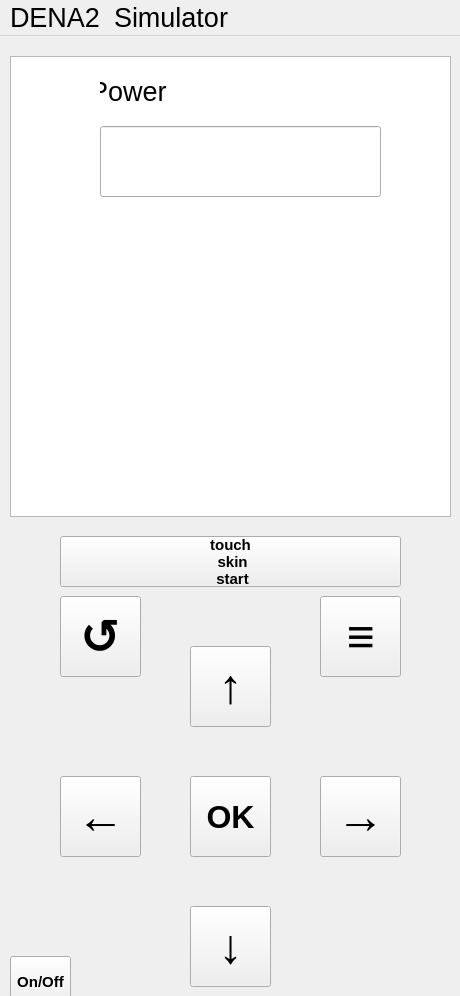
<?xml version="1.0" encoding="UTF-8"?>
<ui version="4.0">
 <class>DenaSimulator</class>
 <widget class="QMainWindow" name="DenaSimulator">
  <property name="geometry">
   <rect>
    <x>0</x>
    <y>0</y>
    <width>460</width>
    <height>996</height>
   </rect>
  </property>
  <property name="font">
   <font>
    <pointsize>20</pointsize>
   </font>
  </property>
  <property name="windowTitle">
   <string>DenaSimulator</string>
  </property>
  <widget class="QWidget" name="centralwidget">
   <widget class="QPushButton" name="downButton">
    <property name="geometry">
     <rect>
      <x>190</x>
      <y>870</y>
      <width>81</width>
      <height>81</height>
     </rect>
    </property>
    <property name="font">
     <font>
      <pointsize>36</pointsize>
      <weight>75</weight>
      <bold>true</bold>
     </font>
    </property>
    <property name="cursor">
     <cursorShape>PointingHandCursor</cursorShape>
    </property>
    <property name="toolTip">
     <string>Down</string>
    </property>
    <property name="text">
     <string>↓</string>
    </property>
   </widget>
   <widget class="QPushButton" name="rightButton">
    <property name="geometry">
     <rect>
      <x>320</x>
      <y>740</y>
      <width>81</width>
      <height>81</height>
     </rect>
    </property>
    <property name="font">
     <font>
      <pointsize>36</pointsize>
      <weight>75</weight>
      <bold>true</bold>
     </font>
    </property>
    <property name="cursor">
     <cursorShape>PointingHandCursor</cursorShape>
    </property>
    <property name="toolTip">
     <string>RIght</string>
    </property>
    <property name="text">
     <string>→</string>
    </property>
   </widget>
   <widget class="QPushButton" name="upButton">
    <property name="geometry">
     <rect>
      <x>190</x>
      <y>610</y>
      <width>81</width>
      <height>81</height>
     </rect>
    </property>
    <property name="font">
     <font>
      <pointsize>36</pointsize>
      <weight>75</weight>
      <bold>true</bold>
     </font>
    </property>
    <property name="cursor">
     <cursorShape>PointingHandCursor</cursorShape>
    </property>
    <property name="toolTip">
     <string>Up</string>
    </property>
    <property name="text">
     <string>↑</string>
    </property>
   </widget>
   <widget class="QTableView" name="mainMenu">
    <property name="geometry">
     <rect>
      <x>10</x>
      <y>20</y>
      <width>441</width>
      <height>461</height>
     </rect>
    </property>
   </widget>
   <widget class="QPushButton" name="leftButton">
    <property name="geometry">
     <rect>
      <x>60</x>
      <y>740</y>
      <width>81</width>
      <height>81</height>
     </rect>
    </property>
    <property name="font">
     <font>
      <pointsize>36</pointsize>
      <weight>75</weight>
      <bold>true</bold>
     </font>
    </property>
    <property name="cursor">
     <cursorShape>PointingHandCursor</cursorShape>
    </property>
    <property name="toolTip">
     <string>Left</string>
    </property>
    <property name="text">
     <string>←</string>
    </property>
   </widget>
   <widget class="QPushButton" name="confirmButton">
    <property name="geometry">
     <rect>
      <x>190</x>
      <y>740</y>
      <width>81</width>
      <height>81</height>
     </rect>
    </property>
    <property name="font">
     <font>
      <pointsize>24</pointsize>
      <weight>75</weight>
      <bold>true</bold>
     </font>
    </property>
    <property name="cursor">
     <cursorShape>PointingHandCursor</cursorShape>
    </property>
    <property name="text">
     <string>OK</string>
    </property>
   </widget>
   <widget class="QPushButton" name="powerButton">
    <property name="geometry">
     <rect>
      <x>10</x>
      <y>920</y>
      <width>61</width>
      <height>51</height>
     </rect>
    </property>
    <property name="font">
     <font>
      <pointsize>11</pointsize>
      <weight>75</weight>
      <bold>true</bold>
     </font>
    </property>
    <property name="cursor">
     <cursorShape>PointingHandCursor</cursorShape>
    </property>
    <property name="toolTip">
     <string>Power</string>
    </property>
    <property name="text">
     <string>On/Off</string>
    </property>
   </widget>
   <widget class="QPushButton" name="returnButton">
    <property name="geometry">
     <rect>
      <x>60</x>
      <y>560</y>
      <width>81</width>
      <height>81</height>
     </rect>
    </property>
    <property name="font">
     <font>
      <pointsize>36</pointsize>
      <weight>75</weight>
      <bold>true</bold>
     </font>
    </property>
    <property name="cursor">
     <cursorShape>PointingHandCursor</cursorShape>
    </property>
    <property name="toolTip">
     <string>Return</string>
    </property>
    <property name="text">
     <string>↺</string>
    </property>
   </widget>
   <widget class="QPushButton" name="mainMenuButton">
    <property name="geometry">
     <rect>
      <x>320</x>
      <y>560</y>
      <width>81</width>
      <height>81</height>
     </rect>
    </property>
    <property name="font">
     <font>
      <pointsize>36</pointsize>
      <weight>75</weight>
      <bold>true</bold>
     </font>
    </property>
    <property name="cursor">
     <cursorShape>PointingHandCursor</cursorShape>
    </property>
    <property name="toolTip">
     <string>Options</string>
    </property>
    <property name="text">
     <string>≡</string>
    </property>
   </widget>
   <widget class="QTableView" name="settingsMenu">
    <property name="geometry">
     <rect>
      <x>10</x>
      <y>20</y>
      <width>441</width>
      <height>461</height>
     </rect>
    </property>
   </widget>
   <widget class="QTableView" name="freqMenu">
    <property name="geometry">
     <rect>
      <x>10</x>
      <y>20</y>
      <width>441</width>
      <height>461</height>
     </rect>
    </property>
   </widget>
   <widget class="QWidget" name="powerWidget" native="true">
    <property name="geometry">
     <rect>
      <x>100</x>
      <y>20</y>
      <width>281</width>
      <height>141</height>
     </rect>
    </property>
    <widget class="QLineEdit" name="powerLine">
     <property name="geometry">
      <rect>
       <x>0</x>
       <y>70</y>
       <width>281</width>
       <height>71</height>
      </rect>
     </property>
    </widget>
    <widget class="QLabel" name="powerLabel">
     <property name="geometry">
      <rect>
       <x>-10</x>
       <y>0</y>
       <width>281</width>
       <height>71</height>
      </rect>
     </property>
     <property name="text">
      <string>Power</string>
     </property>
    </widget>
    <zorder>powerLine</zorder>
    <zorder>powerLabel</zorder>
    <zorder>treatmentWidget</zorder>
   </widget>
   <widget class="QTableView" name="programMenu">
    <property name="geometry">
     <rect>
      <x>10</x>
      <y>20</y>
      <width>441</width>
      <height>461</height>
     </rect>
    </property>
   </widget>
   <widget class="QWidget" name="treatmentWidget" native="true">
    <property name="geometry">
     <rect>
      <x>90</x>
      <y>20</y>
      <width>281</width>
      <height>141</height>
     </rect>
    </property>
    <widget class="QLabel" name="counterLabel">
     <property name="geometry">
      <rect>
       <x>10</x>
       <y>0</y>
       <width>281</width>
       <height>71</height>
      </rect>
     </property>
     <property name="text">
      <string>Treatement</string>
     </property>
    </widget>
    <widget class="QLineEdit" name="timerText">
     <property name="geometry">
      <rect>
       <x>-20</x>
       <y>70</y>
       <width>321</width>
       <height>81</height>
      </rect>
     </property>
     <property name="text">
      <string/>
     </property>
    </widget>
   </widget>
   <widget class="QPushButton" name="touchSkinButton">
    <property name="geometry">
     <rect>
      <x>60</x>
      <y>500</y>
      <width>341</width>
      <height>51</height>
     </rect>
    </property>
    <property name="font">
     <font>
      <pointsize>11</pointsize>
      <weight>75</weight>
      <bold>true</bold>
     </font>
    </property>
    <property name="cursor">
     <cursorShape>OpenHandCursor</cursorShape>
    </property>
    <property name="toolTip">
     <string>Sensor</string>
    </property>
    <property name="text">
     <string>touch 
 skin 
 start</string>
    </property>
   </widget>
   <widget class="QTableView" name="languageMenu">
    <property name="geometry">
     <rect>
      <x>10</x>
      <y>20</y>
      <width>441</width>
      <height>461</height>
     </rect>
    </property>
   </widget>
   <zorder>treatmentWidget</zorder>
   <zorder>mainMenu</zorder>
   <zorder>settingsMenu</zorder>
   <zorder>freqMenu</zorder>
   <zorder>programMenu</zorder>
   <zorder>languageMenu</zorder>
   <zorder>downButton</zorder>
   <zorder>rightButton</zorder>
   <zorder>upButton</zorder>
   <zorder>leftButton</zorder>
   <zorder>confirmButton</zorder>
   <zorder>powerButton</zorder>
   <zorder>returnButton</zorder>
   <zorder>mainMenuButton</zorder>
   <zorder>powerWidget</zorder>
   <zorder>touchSkinButton</zorder>
   <zorder>powerLabel</zorder>
   <zorder>powerLine</zorder>
   <zorder>counterLabel</zorder>
   <zorder>powerLabel</zorder>
   <zorder>powerLine</zorder>
  </widget>
  <widget class="QMenuBar" name="menubar">
   <property name="geometry">
    <rect>
     <x>0</x>
     <y>0</y>
     <width>460</width>
     <height>33</height>
    </rect>
   </property>
   <widget class="QMenu" name="menuDENA2">
    <property name="title">
     <string>DENA2</string>
    </property>
   </widget>
   <widget class="QMenu" name="menuSimulator">
    <property name="title">
     <string>Simulator</string>
    </property>
   </widget>
   <addaction name="menuDENA2"/>
   <addaction name="menuSimulator"/>
  </widget>
 </widget>
 <resources/>
 <connections/>
</ui>
